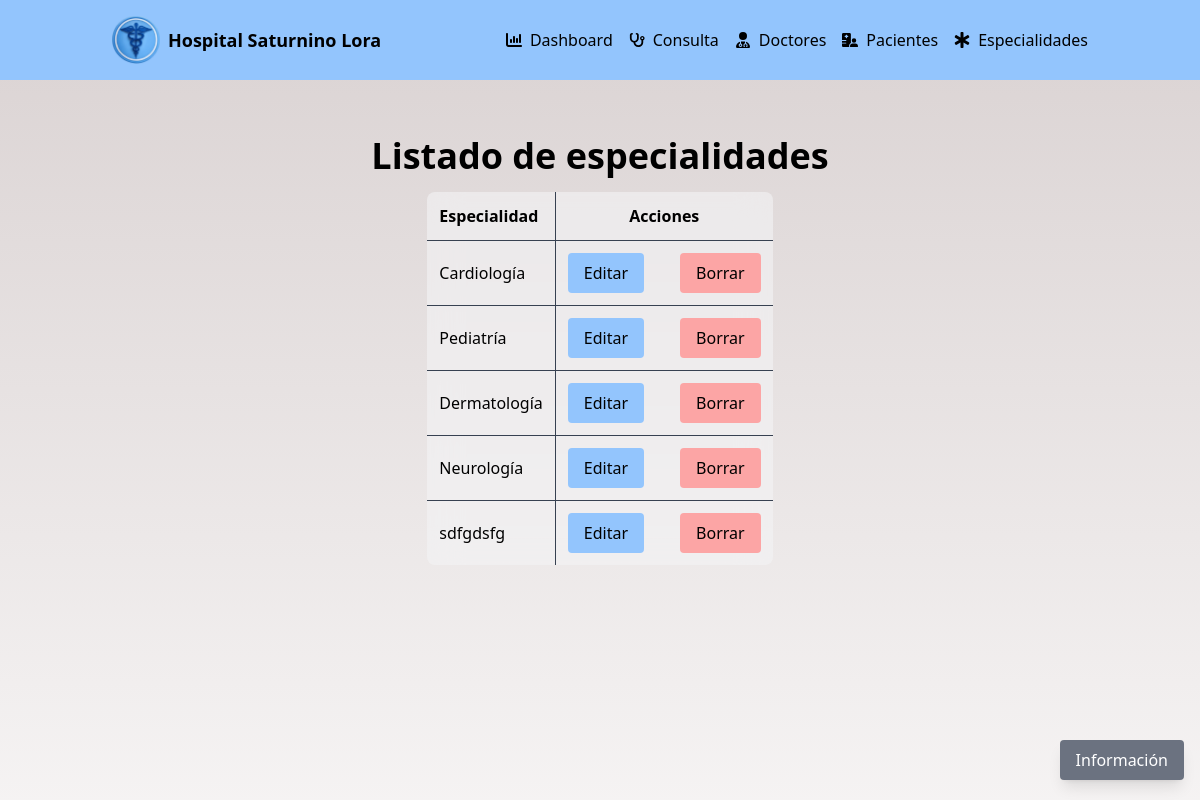
Screenshot of /?controller=Especialidad&&action=principal with the database file from the repository.
### tables this page shows
CREATE TABLE `especialidad` (
  `id_especialidad` int(11) NOT NULL,
  `detalles` varchar(50) NOT NULL
);

### app/controllers/EspecialidadController.php (called while the page is built, shortened)
<?php
require_once "app/models/Especializacion.php";
class EspecialidadController{
    public function __construct(){
        $this->especialidad = new Especializacion();
    }
    public function principal(){
        include "app/views/src/pages/listado_especialidades.php";
    }
}

### app/models/DataBase.php (called while the page is built, shortened)
<?php
class DataBase{
    public static function connect(){
        try{
            $connexion = new PDO("mysql:host=".self::server.";dbname=".self::dbname.";charset=utf8",self::user,self::password);
            $connexion -> setAttribute(PDO::ATTR_ERRMODE,PDO::ERRMODE_EXCEPTION);
            return $connexion;
        }catch(PDOException $e){
            return "Fallo ".$e->getMessage();
        }
    }
}

### app/models/Especializacion.php (called while the page is built, shortened)
<?php
class Especializacion{
    private $pdo;
    public function __CONSTRUCT(){
        $this->pdo = DataBase::connect();
    }
    public function listar(){
        try{
            $consulta = $this->pdo->prepare("SELECT * FROM ESPECIALIDAD;");
            $consulta->execute();
            return $consulta->fetchAll(PDO::FETCH_OBJ);
        }catch(Exception $e){
            die($e->getMessage());
        }
    }
}

### app/views/src/pages/listado_especialidades.php (the view, shortened to what this page needs)
<!DOCTYPE html>
<html lang="es">
<head>
  <link rel="stylesheet" href="app/views/src/styles/estilos.css">
</head>
<body class="bg-cover bg-center bg-fixed"
  style="background-image: linear-gradient(rgba(186, 172, 172, 0.542), rgba(205, 194, 194, 0.2)), url('app/views/src/icons/consulta.jpg');background-position: center 20%;">
  <header class="bg-blue-300">
    <div class="container mx-auto flex items-center justify-between py-4 px-6 flex-wrap">
      <div class="flex items-center space-x-2 mr-2">
        <img src="app/views/src/icons/logoH.png" alt="Ícono del hospital" class="w-12 h-12">
        <h1 class="text-black font-bold text-lg whitespace-nowrap">
          Hospital Saturnino Lora
        </h1>
      </div>
      <nav class="flex-grow">
        <ul class="flex flex-col sm:flex-row justify-end items-center space-y-2 sm:space-y-0 sm:space-x-4">
          <li class="flex items-center space-x-2">
            <a href="?controller=Dashboard"
              class="text-dark-gray hover:text-blue-logo hover:text-blue-700 ml-2 hover:underline">Dashboard</a>
          </li>
          <div class="flex items-center space-x-2">
            <li class="relative flex items-center">
              <button id="inicio-btn-consulta"
                class="text-dark-gray hover:text-blue-logo hover:text-blue-700  hover:underline ml-2">
                Consulta
              </button>
            </li>
          </div>
          <div class="flex items-center space-x-2">
            <li class="relative flex items-center">
              <button id="inicio-btn-doctores"
                class="text-dark-gray hover:text-blue-logo hover:text-blue-700 hover:underline ml-2">
                Doctores
              </button>
            </li>
          </div>
          <div class="flex items-center space-x-2">
            <li class="relative flex items-center">
              <button id="inicio-btn-pacientes"
                class="text-dark-gray hover:text-blue-logo hover:text-blue-700 hover:underline ml-2">
                Pacientes
              </button>
            </li>
          </div>
          <div class="flex items-center space-x-2">
            <li class="relative flex items-center">
              <button id="inicio-btn-especialidad"
                class="text-dark-gray hover:text-blue-logo hover:text-blue-700 hover:underline ml-2">
                Especialidades
              </button>
            </li>
          </div>
        </ul>
      </nav>
    </div>
  </header>
  <main class="container mx-auto py-4 px-6 sm:px-6 max-w-full overflow-x-auto">
    <section class="mb-8">
      <div class="flex flex-col items-center mt-10">
        <h2 class="text-4xl font-bold mb-4">Listado de especialidades</h2>
        <table id="tablaPacientes"
          class="p-6 w-auto backdrop-blur-lg bg-gray-100/60 border-collapse overflow-hidden rounded-lg table-auto">
          <thead>
            <tr>
              <th class="p-2 sm:p-3 border-r border-b border-gray-700 text-left">Especialidad</th>
              <th class="p-2 sm:p-3 border-b border-gray-700 text-center">Acciones</th>
            </tr>
          </thead>
          <tbody>
            <?php
            $especialidades = $this->especialidad->listar();
            for ($i = 0; $i < count($especialidades); $i++): ?>
              <tr>
                <?php if ($i + 1 == count($especialidades)): ?>
                  <td class="p-2 sm:p-3 border-r border-gray-700 text-left"><?php echo $especialidades[$i]->detalles; ?>
                  </td>
                  <td class="p-2 sm:p-3 border-gray-700 text-left">
                    <div class="flex flex-col sm:flex-row justify-end items-center space-y-2 sm:space-y-0 sm:space-x-4">
                      <a href="?controller=Especialidad&&action=form_especialidades&&id=<?php echo $especialidades[$i]->id_especialidad ?>"
                        class="px-4 py-2 bg-blue-300 text-black rounded hover:bg-blue-500 mr-5 editar-fila"> Editar </a>
                      <a href="?controller=Especialidad&&action=eliminar&&id=<?php echo $especialidades[$i]->id_especialidad ?>"
                        class="px-4 py-2 bg-red-300 text-black rounded hover:bg-red-500 mr-5 borrar-fila"> Borrar </a>
                    </div>
                  </td>
                <?php else: ?>
                  <td class="p-2 sm:p-3 border-r border-b border-gray-700 text-left">
                    <?php echo $especialidades[$i]->detalles; ?></td>
                  <td class="p-2 sm:p-3 border-b border-gray-700 text-left">
                    <div class="flex flex-col sm:flex-row justify-end items-center space-y-2 sm:space-y-0 sm:space-x-4">
                      <a href="?controller=Especialidad&&action=form_especialidades&&id=<?php echo $especialidades[$i]->id_especialidad ?>"
                        class="px-4 py-2 bg-blue-300 text-black rounded hover:bg-blue-500 mr-5 editar-fila"> Editar </a>
                      <a href="?controller=Especialidad&&action=eliminar&&id=<?php echo $especialidades[$i]->id_especialidad ?>"
                        class="px-4 py-2 bg-red-300 text-black rounded hover:bg-red-500 mr-5 borrar-fila"> Borrar </a>
                    </div>
                  </td>
                <?php endif ?>
              </tr>
            <?php endfor
            ?>
          </tbody>
        </table>
      </div>
    </section>
  </main>
  <a href="#footer"
    class="btn-flotante fixed bottom-5 right-4 bg-gray-500 text-white px-4 py-2 rounded shadow-lg text-sm sm:text-base ">Información</a>
</body>
</html>

### rows the page displays
especialidad: detalles "Cardiología"
especialidad: detalles "Pediatría"
especialidad: detalles "Dermatología"
especialidad: detalles "Neurología"
especialidad: detalles "sdfgdsfg"
